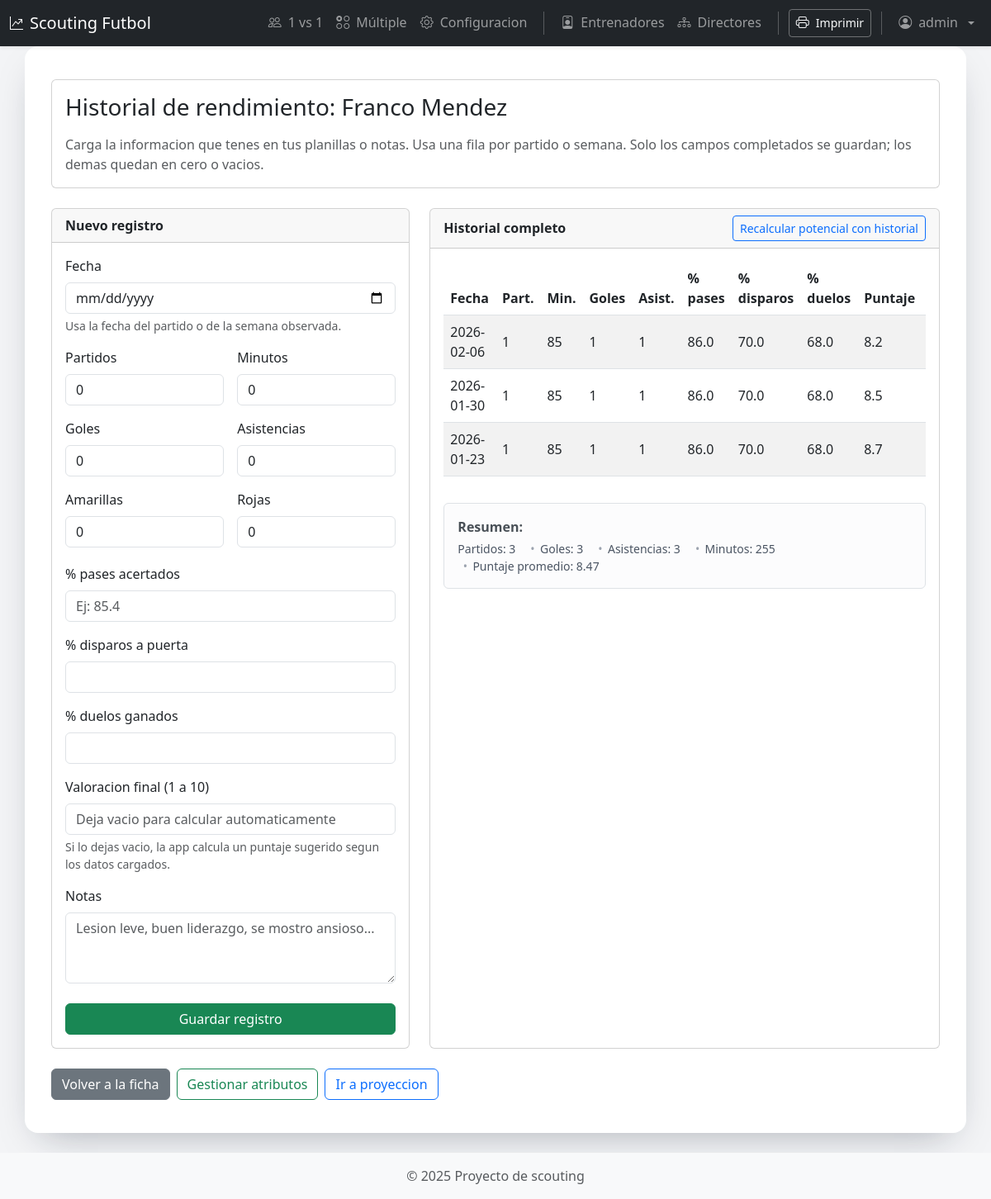
The page /player/19/stats (signed in) on the database its author committed.
### models.py (models this page shows, shortened)
class Player(Base):
    __tablename__ = "players"
    id = Column(Integer, primary_key=True)
    name = Column(String, nullable=False)
    national_id = Column(String, unique=True, nullable=True)
    age = Column(Integer, nullable=False)
    position = Column(String, nullable=False)
    club = Column(String, nullable=True)
    country = Column(String, nullable=True)
    photo_url = Column(String, nullable=True)
    pace = Column(Integer, nullable=False)
    shooting = Column(Integer, nullable=False)
    passing = Column(Integer, nullable=False)
    dribbling = Column(Integer, nullable=False)
    defending = Column(Integer, nullable=False)
    physical = Column(Integer, nullable=False)
    vision = Column(Integer, nullable=False)
    tackling = Column(Integer, nullable=False)
    determination = Column(Integer, nullable=False)
    technique = Column(Integer, nullable=False)
    potential_label = Column(Boolean, nullable=False)
    stats = relationship("PlayerStat", back_populates="player", cascade="all, delete-orphan")
    attribute_history = relationship("PlayerAttributeHistory", back_populates="player", cascade="all, delete-orphan")

class PlayerStat(Base):
    __tablename__ = "player_stats"
    id = Column(Integer, primary_key=True)
    player_id = Column(Integer, ForeignKey("players.id"), nullable=False)
    record_date = Column(Date, nullable=False)
    matches_played = Column(Integer, nullable=False, default=0)
    goals = Column(Integer, nullable=False, default=0)
    assists = Column(Integer, nullable=False, default=0)
    minutes_played = Column(Integer, nullable=False, default=0)
    yellow_cards = Column(Integer, nullable=False, default=0)
    red_cards = Column(Integer, nullable=False, default=0)
    pass_accuracy = Column(Float, nullable=True)  # porcentaje (0-100)
    shot_accuracy = Column(Float, nullable=True)  # porcentaje (0-100)
    duels_won_pct = Column(Float, nullable=True)  # porcentaje (0-100)
    final_score = Column(Float, nullable=True)    # valoración 1-10
    notes = Column(Text, nullable=True)
    player = relationship("Player", back_populates="stats")

### app.py (the view, shortened to what this page needs)
@app.route("/player/<int:player_id>/stats", methods=["GET", "POST"])
@login_required
def player_stats(player_id: int):
    if request.method == "POST":
        _require_csrf()
    db = Session()
    player = db.query(Player).filter(Player.id == player_id).first()
    if not player:
        db.close()
        abort(404)
    stats = (db.query(PlayerStat)
             .filter(PlayerStat.player_id == player_id)
             .order_by(PlayerStat.record_date.desc(), PlayerStat.id.desc())
             .all())
    db.close()
    summary = summarize_stats(list(reversed(stats)))
    return render_template(
        "player_stats.html",
        player=player,
        stats=stats,
        summary=summary,
    )

### app.py (called while the page is built, shortened)
def _csrf_token() -> str:
    token = session.get("csrf_token")
    if not token:
        token = secrets.token_urlsafe(32)
        session["csrf_token"] = token
    return token

@app.context_processor
def inject_csrf_token():
    return {"csrf_token": _csrf_token()}

@app.context_processor
def navbar_url_helpers():
    def first_url(*endpoints, **values):
        for ep in endpoints:
            try:
                return url_for(ep, **values)
            except Exception:
                continue
        return "#"
    return dict(first_url=first_url)

@app.context_processor
def auth_flags():
    return {
        "is_authenticated": bool(session.get("user_id")),
        "current_username": session.get("username", "admin"),
    }

@app.context_processor
def position_labels():
    return {"display_position": display_position_label}

def login_required(view_func: Callable) -> Callable:
    @wraps(view_func)
    def wrapper(*args, **kwargs):
        if not session.get('user_id'):
            return redirect(url_for('login', next=request.url))
        return view_func(*args, **kwargs)
    return wrapper

def summarize_stats(stats: List[PlayerStat]) -> Dict[str, Optional[float]]:
    def avg(values: List[Optional[float]]) -> Optional[float]:
        filtered = [v for v in values if v is not None]
        return round(mean(filtered), 2) if filtered else None
    return {
        "entries": len(stats),
        "total_matches": sum(s.matches_played for s in stats),
        "total_goals": sum(s.goals for s in stats),
        "total_assists": sum(s.assists for s in stats),
        "total_minutes": sum(s.minutes_played for s in stats),
        "avg_pass_accuracy": avg([s.pass_accuracy for s in stats]),
        "avg_shot_accuracy": avg([s.shot_accuracy for s in stats]),
        "avg_duels": avg([s.duels_won_pct for s in stats]),
        "avg_final_score": avg([s.final_score for s in stats if s.final_score is not None]),
        "latest_date": stats[-1].record_date.isoformat(),
    }

    @event.listens_for(engine, "connect")
    def _set_sqlite_pragma(dbapi_connection, connection_record):
        cursor = dbapi_connection.cursor()
        cursor.execute("PRAGMA foreign_keys=ON;")
        cursor.execute("PRAGMA journal_mode=WAL;")
        cursor.execute("PRAGMA synchronous=NORMAL;")
        cursor.execute("PRAGMA busy_timeout=5000;")
        cursor.close()

### templates/player_stats.html (shortened to what this page needs)
{% extends "base.html" %}
{% block content %}
<div class="card mb-4">
    <div class="card-body">
        <h1 class="h3 mb-3">Historial de rendimiento: {{ player.name }}</h1>
        <p class="text-muted mb-0">
            Carga la informacion que tenes en tus planillas o notas. Usa una fila por partido o semana.
            Solo los campos completados se guardan; los demas quedan en cero o vacios.
        </p>
    </div>
</div>
<div class="row g-4">
    <div class="col-lg-5">
        <div class="card h-100">
            <div class="card-header">Nuevo registro</div>
            <div class="card-body">
                <form method="post">
                    <div class="mb-3">
                        <label class="form-label" for="record_date">Fecha</label>
                        <input class="form-control" type="date" id="record_date" name="record_date" value="{{ request.form.record_date or '' }}" required>
                        <div class="form-text">Usa la fecha del partido o de la semana observada.</div>
                    </div>
                    <div class="row g-3">
                        <div class="col-6">
                            <label class="form-label">Partidos</label>
                            <input class="form-control" type="number" name="matches_played" min="0" value="{{ request.form.matches_played or 0 }}">
                        </div>
                        <div class="col-6">
                            <label class="form-label">Minutos</label>
                            <input class="form-control" type="number" name="minutes_played" min="0" value="{{ request.form.minutes_played or 0 }}">
                        </div>
                        <div class="col-6">
                            <label class="form-label">Goles</label>
                            <input class="form-control" type="number" name="goals" min="0" value="{{ request.form.goals or 0 }}">
                        </div>
                        <div class="col-6">
                            <label class="form-label">Asistencias</label>
                            <input class="form-control" type="number" name="assists" min="0" value="{{ request.form.assists or 0 }}">
                        </div>
                        <div class="col-6">
                            <label class="form-label">Amarillas</label>
                            <input class="form-control" type="number" name="yellow_cards" min="0" value="{{ request.form.yellow_cards or 0 }}">
                        </div>
                        <div class="col-6">
                            <label class="form-label">Rojas</label>
                            <input class="form-control" type="number" name="red_cards" min="0" value="{{ request.form.red_cards or 0 }}">
                        </div>
                    </div>
                    <div class="row g-3 mt-1">
                        <div class="col-12">
                            <label class="form-label">% pases acertados</label>
                            <input class="form-control" type="number" name="pass_accuracy" min="0" max="100" step="0.1" placeholder="Ej: 85.4">
                        </div>
                        <div class="col-12">
                            <label class="form-label">% disparos a puerta</label>
                            <input class="form-control" type="number" name="shot_accuracy" min="0" max="100" step="0.1">
                        </div>
                        <div class="col-12">
                            <label class="form-label">% duelos ganados</label>
                            <input class="form-control" type="number" name="duels_won_pct" min="0" max="100" step="0.1">
                        </div>
                        <div class="col-12">
                            <label class="form-label">Valoracion final (1 a 10)</label>
                            <input class="form-control" type="number" name="final_score" min="1" max="10" step="0.1" placeholder="Deja vacio para calcular automaticamente">
                            <div class="form-text">Si lo dejas vacio, la app calcula un puntaje sugerido segun los datos cargados.</div>
                        </div>
                    </div>
                    <div class="mt-3">
                        <label class="form-label">Notas</label>
                        <textarea class="form-control" name="notes" rows="3" placeholder="Lesion leve, buen liderazgo, se mostro ansioso..."></textarea>
                    </div>
                    <div class="d-grid mt-4">
                        <button class="btn btn-success" type="submit">Guardar registro</button>
                    </div>
                </form>
            </div>
        </div>
    </div>
    <div class="col-lg-7">
        <div class="card h-100">
            <div class="card-header d-flex flex-wrap justify-content-between align-items-center gap-2">
                <span>Historial completo</span>
                <form method="post" class="d-inline">
                    <button class="btn btn-outline-primary btn-sm" type="submit">Recalcular potencial con historial</button>
                </form>
            </div>
            <div class="card-body">
                {% if stats %}
                <div class="table-responsive">
                    <table class="table table-striped table-hover align-middle">
                        <thead>
                            <tr>
                                <th>Fecha</th>
                                <th>Part.</th>
                                <th>Min.</th>
                                <th>Goles</th>
                                <th>Asist.</th>
                                <th>% pases</th>
                                <th>% disparos</th>
                                <th>% duelos</th>
                                <th>Puntaje</th>
                                <th>Notas</th>
                            </tr>
                        </thead>
                        <tbody>
                            {% for stat in stats %}
                            <tr>
                                <td>{{ stat.record_date }}</td>
                                <td>{{ stat.matches_played }}</td>
                                <td>{{ stat.minutes_played }}</td>
                                <td>{{ stat.goals }}</td>
                                <td>{{ stat.assists }}</td>
                                <td>{{ stat.pass_accuracy if stat.pass_accuracy is not none else '--' }}</td>
                                <td>{{ stat.shot_accuracy if stat.shot_accuracy is not none else '--' }}</td>
                                <td>{{ stat.duels_won_pct if stat.duels_won_pct is not none else '--' }}</td>
                                <td>{{ stat.final_score if stat.final_score is not none else '--' }}</td>
                                <td>{{ stat.notes or '-' }}</td>
                            </tr>
                            {% endfor %}
                        </tbody>
                    </table>
                </div>
                <div class="stats-summary mt-3">
                    <div class="alert alert-light border">
                        <div class="fw-semibold mb-1">Resumen:</div>
                        <ul class="list-inline mb-0 small">
                            <li class="list-inline-item">Partidos: {{ summary.total_matches }}</li>
                            <li class="list-inline-item">Goles: {{ summary.total_goals }}</li>
                            <li class="list-inline-item">Asistencias: {{ summary.total_assists }}</li>
                            <li class="list-inline-item">Minutos: {{ summary.total_minutes }}</li>
                            <li class="list-inline-item">Puntaje promedio: {{ summary.avg_final_score or '--' }}</li>
                        </ul>
                    </div>
                </div>
                {% else %}
                <p class="text-muted mb-0">Todavia no hay registros cargados. Usa el formulario para comenzar.</p>
                {% endif %}
            </div>
        </div>
    </div>
</div>
<div class="mt-4 d-flex flex-wrap gap-2">
    <a class="btn btn-secondary" href="{{ url_for('player_detail', player_id=player.id) }}">Volver a la ficha</a>
    <a class="btn btn-outline-success" href="{{ url_for('player_attributes', player_id=player.id) }}">Gestionar atributos</a>
    <a class="btn btn-outline-primary" href="{{ url_for('predict_player', player_id=player.id) }}">Ir a proyeccion</a>
</div>
{% endblock %}

### static/styles.css (style rules this page uses)
body { background-color: #f3f4f6; font-family: "Segoe UI", Tahoma, Geneva, Verdana, sans-serif; color: #1f2937; }
.card-header { font-weight: 600; }
.stats-summary .list-inline-item + .list-inline-item::before { content: "\2022"; padding: 0 0.4rem; color: #9ca3af; }
.stats-summary .list-inline-item { color: #4b5563; }

### rows shown on the page
Player: name "Franco Mendez"
PlayerStat: record_date "2026-02-06", matches_played "1", minutes_played "85", goals "1", assists "1", pass_accuracy "86.0", shot_accuracy "70.0", duels_won_pct "68.0", final_score "8.2"
PlayerStat: record_date "2026-01-30", matches_played "1", minutes_played "85", goals "1", assists "1", pass_accuracy "86.0", shot_accuracy "70.0", duels_won_pct "68.0", final_score "8.5"
PlayerStat: record_date "2026-01-23", matches_played "1", minutes_played "85", goals "1", assists "1", pass_accuracy "86.0", shot_accuracy "70.0", duels_won_pct "68.0", final_score "8.7"

### other values the page prints
{{ current_username }} "admin"
{{ summary.total_matches }} "3"
{{ summary.total_goals }} "3"
{{ summary.total_assists }} "3"
{{ summary.total_minutes }} "255"
{{ summary.avg_final_score or '--' }} "8.47"
